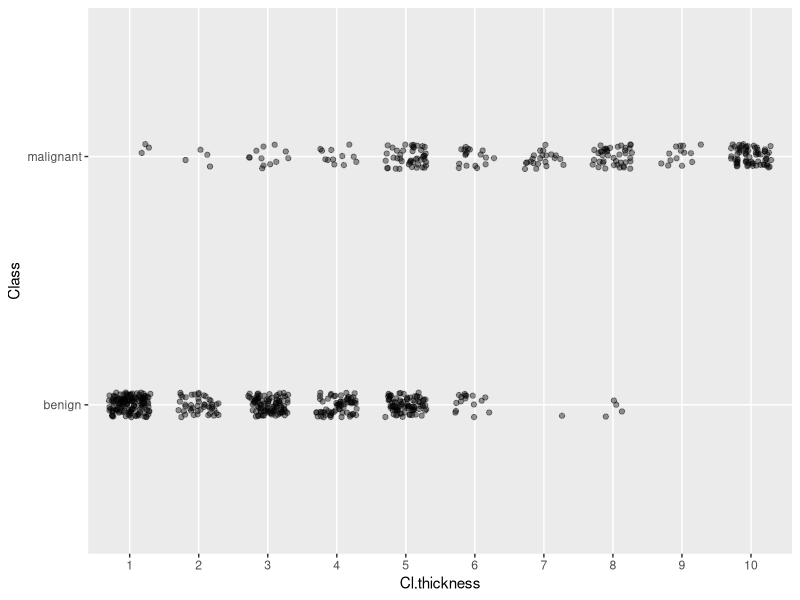
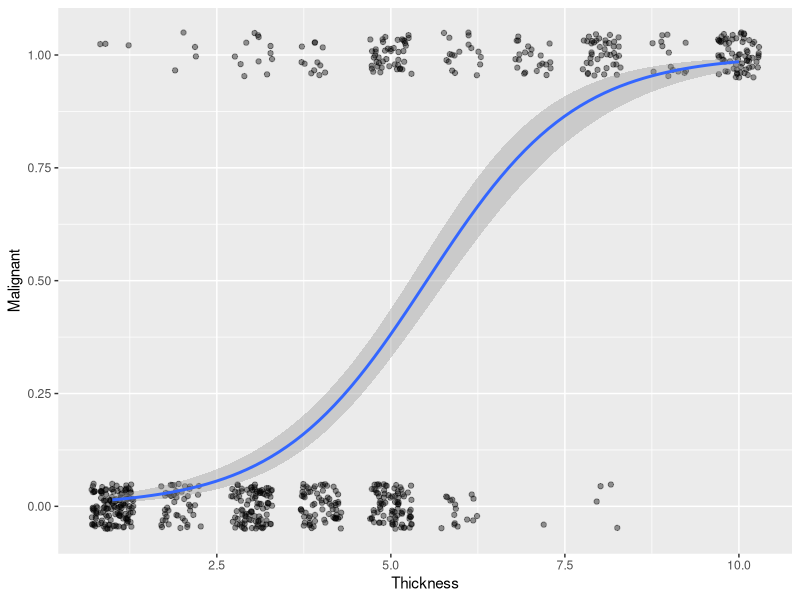

Write R code to recreate these figures, in order.
## ---- chunk 1
knitr::opts_chunk$set(echo = TRUE)
## ---- chunk 2
library(mlbench)
library(dplyr)
library(tidyverse)
data("BreastCancer")
BreastCancer |> head()


## ---- chunk 3
BreastCancer |> 
  ggplot (aes(x=Cl.thickness, y = Class)) +
  geom_jitter(height = 0.05, width = 0.3, alpha = 0.4)



## ---- chunk 4
BreastCancer |>
  mutate(Thickness = 
           as.numeric(as.character(Cl.thickness))) |>
  mutate(Malignant = ifelse(Class != "benign", 1, 0)) |>
  ggplot(aes(x = Thickness, y = Malignant)) +
  geom_jitter(height = 0.05, width = 0.3, alpha = 0.4) +
  geom_smooth(method ="glm", formula = y~x, 
              method.args = list(family = "binomial"))
          
  






## ---- chunk 5

BreastCancer |>
  mutate(Thickness = 
           as.numeric(as.character(Cl.thickness))) %>%
  mutate(Malignant = ifelse(Class != "benign", 1, 0)) %>%
  glm(Malignant ~ Thickness,
      family = "binomial",
      data = .)
  



